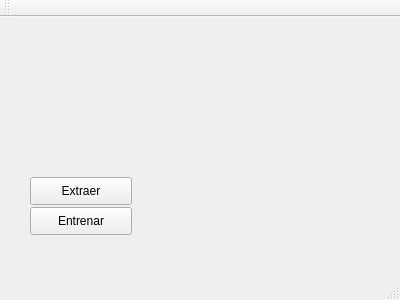
<?xml version="1.0" encoding="UTF-8"?>
<ui version="4.0">
 <class>Train</class>
 <widget class="QMainWindow" name="Train">
  <property name="geometry">
   <rect>
    <x>0</x>
    <y>0</y>
    <width>400</width>
    <height>300</height>
   </rect>
  </property>
  <property name="windowTitle">
   <string>Train</string>
  </property>
  <widget class="QWidget" name="centralWidget">
   <widget class="QPushButton" name="pushButton">
    <property name="geometry">
     <rect>
      <x>30</x>
      <y>160</y>
      <width>102</width>
      <height>28</height>
     </rect>
    </property>
    <property name="text">
     <string>Extraer</string>
    </property>
   </widget>
   <widget class="QPushButton" name="pushButton_2">
    <property name="geometry">
     <rect>
      <x>30</x>
      <y>190</y>
      <width>102</width>
      <height>28</height>
     </rect>
    </property>
    <property name="text">
     <string>Entrenar</string>
    </property>
   </widget>
  </widget>
  <widget class="QMenuBar" name="menuBar">
   <property name="geometry">
    <rect>
     <x>0</x>
     <y>0</y>
     <width>400</width>
     <height>26</height>
    </rect>
   </property>
  </widget>
  <widget class="QToolBar" name="mainToolBar">
   <attribute name="toolBarArea">
    <enum>TopToolBarArea</enum>
   </attribute>
   <attribute name="toolBarBreak">
    <bool>false</bool>
   </attribute>
  </widget>
  <widget class="QStatusBar" name="statusBar"/>
 </widget>
 <layoutdefault spacing="6" margin="11"/>
 <resources/>
 <connections/>
</ui>
